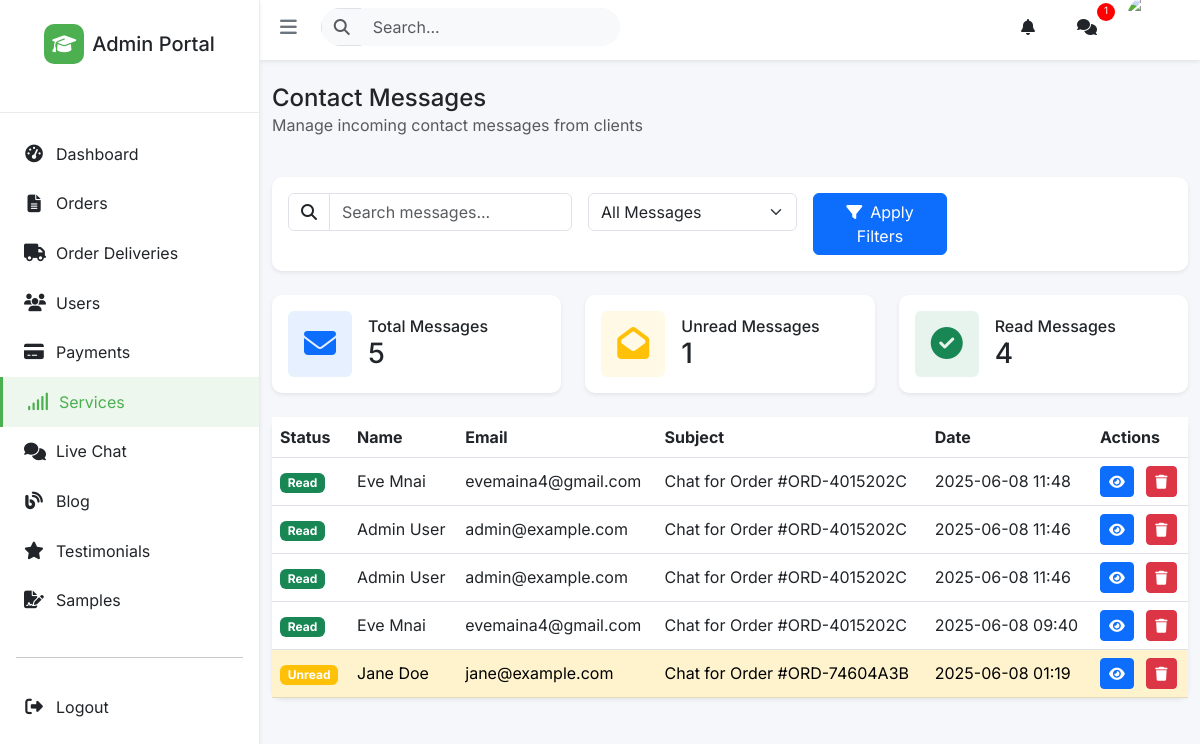
Screenshot of /admin/messages (signed in) with the database file from the repository.
### app/models/tools.py (models this page shows, shortened)
class ChatMessage(db.Model):
    id = db.Column(db.Integer, primary_key=True)
    user_id = db.Column(db.Integer, db.ForeignKey('users.id'))
    chat_id = db.Column(db.Integer, db.ForeignKey('chat.id'))
    content = db.Column(db.Text)
    is_read = db.Column(db.Boolean, default=False)
    created_at = db.Column(db.DateTime, default=datetime.now)
    user = db.relationship('User', backref='chat_messages')

### app/models/user.py (models this page shows, shortened)
class User(UserMixin, db.Model):
    __tablename__ = 'users'
    id = db.Column(db.Integer, primary_key=True)
    email_verified = db.Column(db.Boolean, default=False)
    email_verification_token = db.Column(db.String(100))
    failed_login_attempts = db.Column(db.Integer, default=0)
    last_failed_login = db.Column(db.DateTime)
    username = db.Column(db.String(64), unique=True, nullable=False)
    email = db.Column(db.String(120), unique=True, nullable=False)
    password_hash = db.Column(db.String(256), nullable=False)
    first_name = db.Column(db.String(100))
    last_name = db.Column(db.String(100))
    gender = db.Column(db.Enum('male', 'female', name='gender_types'), nullable=False)
    is_admin = db.Column(db.Boolean, default=False, server_default='false')
    created_at = db.Column(db.DateTime, default=datetime.now)
    referral_code = db.Column(db.String(10), unique=True)
    reward_points = db.Column(db.Integer, default=0)
    braintree_customer_id = db.Column(db.String(50))
    orders = db.relationship('Order', foreign_keys='Order.client_id', backref='client', lazy=True)
    referrals = db.relationship('Referral', foreign_keys='Referral.referrer_id', backref='referrer', lazy=True)
    referred_by = db.relationship('Referral', foreign_keys='Referral.referred_id', backref='referred', lazy=True)
    notifications = db.relationship('Notification', backref='user', lazy=True)
    blog_posts = db.relationship('BlogPost', backref='author', lazy=True)
    testimonials = db.relationship('Testimonial', backref='author', lazy=True, cascade='all, delete-orphan')
    def get_name(self):
        if self.first_name and self.last_name:
            return f"{self.first_name} {self.last_name}"
        return self.username

### app/models/communication.py (models this page shows, shortened)
class Chat(db.Model):
    id = db.Column(db.Integer, primary_key=True)
    user_id = db.Column(db.Integer, db.ForeignKey('users.id'))
    admin_id = db.Column(db.Integer, db.ForeignKey('users.id'))
    subject = db.Column(db.String(255))
    order_id = db.Column(db.Integer, db.ForeignKey('order.id'))
    status = db.Column(db.String(20), default='active')  # active, closed
    created_at = db.Column(db.DateTime, default=datetime.now)
    messages = db.relationship('ChatMessage', backref='chat', lazy="dynamic", cascade="all, delete-orphan")
    user = db.relationship('User', foreign_keys=[user_id], backref='user_chats')
    admin = db.relationship('User', foreign_keys=[admin_id], backref='admin_chats')
    order = db.relationship('Order', backref='chats')

### app/routes/admin.py (the view, shortened to what this page needs)
@admin_bp.route('/messages')
@login_required
@admin_required
def list_messages():
    read_filter = request.args.get('read', '')
    search_query = request.args.get('search', '')
    query = ChatMessage.query \
        .join(User, ChatMessage.user_id == User.id) \
        .join(Chat, ChatMessage.chat_id == Chat.id)
    if read_filter == 'true':
        query = query.filter(ChatMessage.is_read == True)
    elif read_filter == 'false':
        query = query.filter(ChatMessage.is_read == False)
    messages = query.order_by(ChatMessage.created_at.desc()).all()
    total_messages = ChatMessage.query.count()
    unread_messages = ChatMessage.query.filter_by(is_read=False).count()
    read_messages = ChatMessage.query.filter_by(is_read=True).count()
    return render_template('admin/communication/messages.html',
                           messages=messages,
                           read_filter=read_filter,
                           search_query=search_query,
                           total_messages=total_messages,
                           unread_messages=unread_messages,
                           read_messages=read_messages,
                           title='Contact Messages')

### app/routes/admin.py (called while the page is built)
def admin_required(f):
    @wraps(f)
    def decorated_function(*args, **kwargs):
        if not current_user.is_admin:
            flash('Admin access required', 'danger')
            return redirect(url_for('main.home'))
        return f(*args, **kwargs)
    return decorated_function

### app/templates/admin/communication/messages.html (shortened to what this page needs)
{% extends 'admin/base.html' %}
{% block content %}
<div class="container-fluid py-4">
    <div class="row mb-4">
        <div class="col-12">
            <div class="d-flex justify-content-between align-items-center">
                <div>
                    <h4 class="mb-0">Contact Messages</h4>
                    <p class="text-muted">Manage incoming contact messages from clients</p>
                </div>
            </div>
        </div>
    </div>
    <div class="card shadow-sm mb-4">
        <div class="card-body">
            <form method="get" class="row g-3">
                <div class="col-md-4">
                    <div class="input-group">
                        <span class="input-group-text bg-transparent">
                            <i class="fas fa-search"></i>
                        </span>
                        <input type="text" class="form-control" name="search" value="{{ search_query }}" placeholder="Search messages...">
                    </div>
                </div>
                <div class="col-md-3">
                    <select class="form-select" name="read">
                        <option value="">All Messages</option>
                    </select>
                </div>
                <div class="col-md-2">
                    <button type="submit" class="btn btn-primary w-100">
                        <i class="fas fa-filter me-2"></i>Apply Filters
                    </button>
                </div>
            </form>
        </div>
    </div>
    <div class="row mb-4">
        <div class="col-md-4">
            <div class="card shadow-sm">
                <div class="card-body">
                    <div class="d-flex align-items-center">
                        <div class="icon-container bg-primary bg-opacity-10 text-primary rounded p-3 me-3">
                            <i class="fas fa-envelope fa-2x"></i>
                        </div>
                        <div>
                            <h6 class="mb-0">Total Messages</h6>
                            <h3 class="mb-0">{{ total_messages }}</h3>
                        </div>
                    </div>
                </div>
            </div>
        </div>
        <div class="col-md-4">
            <div class="card shadow-sm">
                <div class="card-body">
                    <div class="d-flex align-items-center">
                        <div class="icon-container bg-warning bg-opacity-10 text-warning rounded p-3 me-3">
                            <i class="fas fa-envelope-open fa-2x"></i>
                        </div>
                        <div>
                            <h6 class="mb-0">Unread Messages</h6>
                            <h3 class="mb-0">{{ unread_messages }}</h3>
                        </div>
                    </div>
                </div>
            </div>
        </div>
        <div class="col-md-4">
            <div class="card shadow-sm">
                <div class="card-body">
                    <div class="d-flex align-items-center">
                        <div class="icon-container bg-success bg-opacity-10 text-success rounded p-3 me-3">
                            <i class="fas fa-check-circle fa-2x"></i>
                        </div>
                        <div>
                            <h6 class="mb-0">Read Messages</h6>
                            <h3 class="mb-0">{{ read_messages }}</h3>
                        </div>
                    </div>
                </div>
            </div>
        </div>
    </div>
    <div class="card shadow-sm">
        <div class="card-body p-0">
            <div class="table-responsive">
                <table class="table table-hover align-middle mb-0">
                    <thead>
                        <tr>
                            <th>Status</th>
                            <th>Name</th>
                            <th>Email</th>
                            <th>Subject</th>
                            <th>Date</th>
                            <th>Actions</th>
                        </tr>
                    </thead>
                    <tbody>
                        {% for message in messages %}
                        <tr {% if not message.is_read %}class="table-warning"{% endif %}>
                            <td>
                                {% if message.is_read %}
                                <span class="badge bg-success">Read</span>
                                {% else %}
                                <span class="badge bg-warning">Unread</span>
                                {% endif %}
                            </td>
                            <td>{{ message.user.get_name() if message.user else 'Unknown' }}</td>
                            <td>{{ message.user.email if message.user else 'Unknown' }}</td>
                            <td>{{ message.chat.subject if message.chat else 'No Subject' }}</td>
                            <td>{{ message.created_at.strftime('%Y-%m-%d %H:%M') }}</td>
                            <td>
                                <a href="{{ url_for('admin.view_message', message_id=message.id) }}" class="btn btn-sm btn-primary me-2">
                                    <i class="fas fa-eye"></i>
                                </a>
                                <button type="button" class="btn btn-sm btn-danger" data-bs-toggle="modal" data-bs-target="#deleteModal{{ message.id }}">
                                    <i class="fas fa-trash"></i>
                                </button>
                            </td>
                        </tr>
                        {% else %}
                        <tr>
                            <td colspan="6" class="text-center py-4">
                                <p class="text-muted mb-0">No messages found</p>
                            </td>
                        </tr>
                        {% endfor %}
                    </tbody>
                </table>
            </div>
        </div>
    </div>
</div>
{% endblock %}

### app/templates/admin/base.html (style rules this page uses)
:root { --primary: #4caf50; --primary-light: #81c784; --primary-dark: #388e3c; --primary-subtle: rgba(76, 175, 80, 0.1); --secondary: #2196f3; --success: #4caf50; --info: #00bcd4; --warning: #ffc107; --danger: #f44336; --light: #f8f9fa; --dark: #212529; --gray: #6c757d; --gray-light: #e9ecef; --sidebar-width: 260px; --sidebar-collapsed-width: 70px; --top-nav-height: 60px; }
body { font-family: "Inter", "Segoe UI", Roboto, sans-serif; background-color: #f5f7fa; }
.admin-dashboard-page { background-color: #f5f7fa; margin: 0; padding: 0; }
.card { border: none; border-radius: 10px; }
.table> :not(:first-child) { border-top: 1px solid currentColor; }

### rows the page displays
ChatMessage: is_read "Read", user "Eve Mnai", user "evemaina4@gmail.com", chat "Chat for Order #ORD-4015202C", created_at "2025-06-08 11:48"
ChatMessage: is_read "Read", user "Admin User", user "admin@example.com", chat "Chat for Order #ORD-4015202C", created_at "2025-06-08 11:46"
ChatMessage: is_read "Read", user "Admin User", user "admin@example.com", chat "Chat for Order #ORD-4015202C", created_at "2025-06-08 11:46"
ChatMessage: is_read "Read", user "Eve Mnai", user "evemaina4@gmail.com", chat "Chat for Order #ORD-4015202C", created_at "2025-06-08 09:40"
ChatMessage: is_read "Unread", user "Jane Doe", user "jane@example.com", chat "Chat for Order #ORD-74604A3B", created_at "2025-06-08 01:19"

### other values shown
{{ total_messages }} "5"
{{ unread_messages }} "1"
{{ read_messages }} "4"
